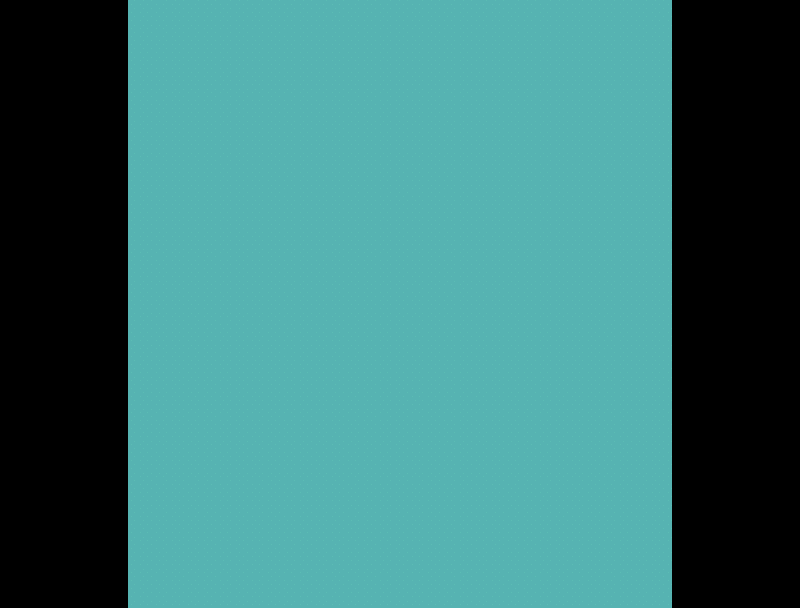

Below is a game level as drawn by its tile map, then a one-line description and the .tmx that defines it (tile-layer data replaced by summaries):
An orthogonal 25x19 tile map with 32x32 px tiles, 2 tile layers (Camada de Tiles 1, collision), 2 tilesets.

<map version="1.0" tiledversion="1.1.5" orientation="orthogonal" renderorder="right-down" width="25" height="19" tilewidth="32" tileheight="32" infinite="0" nextobjectid="1">
 <tileset firstgid="1" name="free_tileset_version_10" tilewidth="32" tileheight="32" tilecount="570" columns="15">
  <image source="free_tileset_version_10.png" width="480" height="1216" />
 </tileset>
 <tileset firstgid="571" name="free_tileset_version_10" tilewidth="32" tileheight="32" tilecount="570" columns="15">
  <image source="free_tileset_version_10.png" width="480" height="1216" />
 </tileset>
 <layer name="Camada de Tiles 1" width="25" height="19">
  <data>[475 cells, 475 non-empty, 4 distinct tile ids]</data>
 </layer>
 <layer name="collision" width="25" height="19">
  <data>[475 cells, 152 non-empty, 1 distinct tile ids]</data>
 </layer>
</map>
